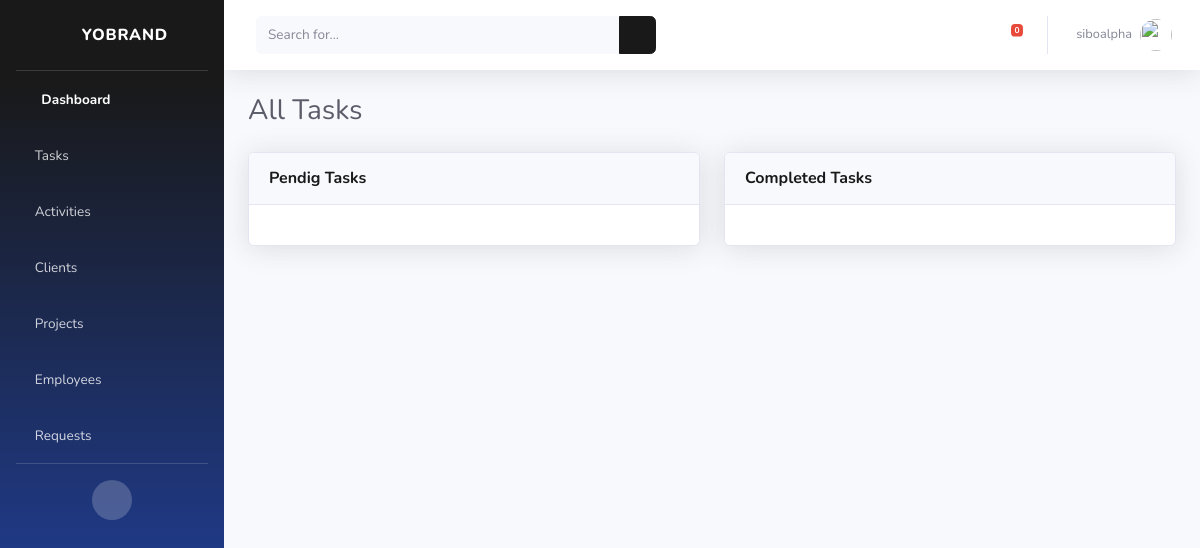
Before: /tasks/ (signed in) with the older database file.
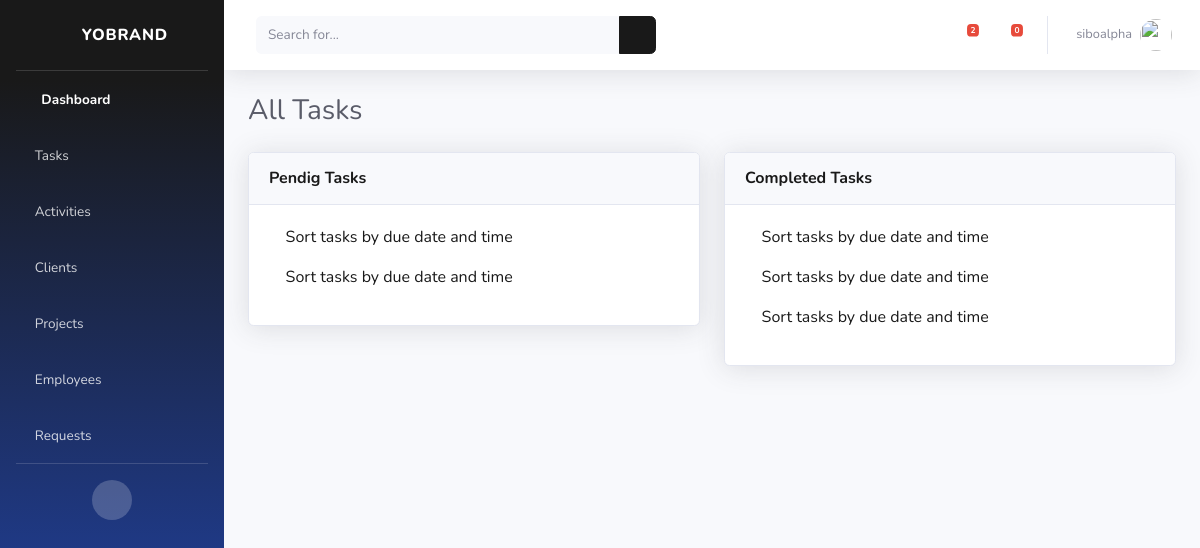
After: the same page with the newer database file.
### cms/models.py (models this page shows, shortened)
class Task(models.Model):
    title = models.CharField(max_length=40, null=True)
    description = models.TextField(max_length=200, null=True)
    employee = models.ForeignKey(User, on_delete=models.SET_NULL, null=True)
    project = models.ForeignKey(Project, on_delete=models.SET_NULL ,null=True)
    complete = models.BooleanField(default=False)
    due_date = models.DateField(auto_now_add=False, null=True)
    due_time = models.TimeField(auto_now_add=False, null=True)

### cms/views.py (the view)
# urls.py: path('tasks/', views.tasks, name="tasks"),
@login_required(login_url='login')
def tasks(request):
    tasks = Task.objects.filter(employee=request.user).order_by('due_date', 'due_time')
    tasks_notification = Task.objects.filter(employee=request.user, complete = False).count()
    requests = EmployeeRequest.objects.filter(to_user=request.user)
    requests_notification = requests.count
    context = {'tasks': tasks, 'tasks_notification': tasks_notification, 'requests': requests, 'requests_notification': requests_notification}
    return render(request, 'cms/tasks.html', context)

### cms/templates/cms/tasks.html
{% extends 'cms/base.html' %}
{% block content %}
<div class="container-fluid">
    <div class="d-sm-flex align-items-center justify-content-between mb-4">
        <h1 class="h3 mb-0 text-gray-800">All Tasks</h1>
    </div>
    <div class="row">
        <div class="col-lg-6">
            <div class="card shadow mb-4">
                <div class="card-header py-3 d-flex flex-row align-items-center justify-content-between">
                    <h6 class="m-0 font-weight-bold text-primary"> Pendig Tasks</h6>
                </div>
                <div class="card-body">
                    {% for task in tasks %}
                    {% if task.complete == False %}
                    <a href="{% url 'task' task.id %}">
                        <p><span><i class="far fa-dot-circle" style='color:red'></i><span> </span>{{task.title}}</p>
                    </a>
                    {% endif %}
                    {% endfor %}
                </div>
            </div>
        </div>
        <div class="col-lg-6">
            <div class="card shadow mb-4">
                <div class="card-header py-3 d-flex flex-row align-items-center justify-content-between">
                    <h6 class="m-0 font-weight-bold text-primary"> Completed Tasks</h6>
                </div>
                <div class="card-body">
                    {% for task in tasks %}
                    {% if task.complete %}
                    <a href="{% url 'task' task.id %}">
                        <p><span><i class="far fa-check-circle" style='color:green'></i><span> </span>{{task.title}}</p>
                    </a>
                    {% endif %}
                    {% endfor %}
                </div>
            </div>
        </div>
    </div>
</div>
{% endblock %}

### cms/templates/cms/base.html (shortened to what the changed rows need)
<!DOCTYPE html>
{% load static %}
<html lang="en">
<head>
    <link href="{% static 'vendor/fontawesome-free/css/all.min.css' %}" rel="stylesheet" type="text/css">
    <link href="{% static 'css/sb-admin-2.min.css' %}" rel="stylesheet">
</head>
<body id="page-top">
    <div id="wrapper">
        <div id="content-wrapper" class="d-flex flex-column">
            <div id="content">
                <nav class="navbar navbar-expand navbar-light bg-white topbar mb-4 static-top shadow">
                    <ul class="navbar-nav ml-auto">
                        <li class="nav-item dropdown no-arrow mx-1">
                            <a class="nav-link dropdown-toggle" href="#" id="alertsDropdown" role="button"
                                data-toggle="dropdown" aria-haspopup="true" aria-expanded="false">
                                <i class="fas fa-bell fa-fw"></i>
                                {% if tasks_notification %}
                                <span class="badge badge-danger badge-counter">{{tasks_notification}}</span>
                                {% endif %}
                            </a>
                        </li>
                    </ul>
                </nav>
                {% block content%}
                {% endblock %}
</body>
</html>

Changed rows visible on the page:
added Task: title "Sort tasks by due date and time", shown under "Pendig Tasks"
added Task: title "Sort tasks by due date and time", shown under "Pendig Tasks"
added Task: title "Sort tasks by due date and time", shown under "Completed Tasks"
added Task: title "Sort tasks by due date and time", shown under "Completed Tasks"
added Task: title "Sort tasks by due date and time", shown under "Completed Tasks"
Other visible differences:
{{ tasks_notification }}: (not shown) → "2"
